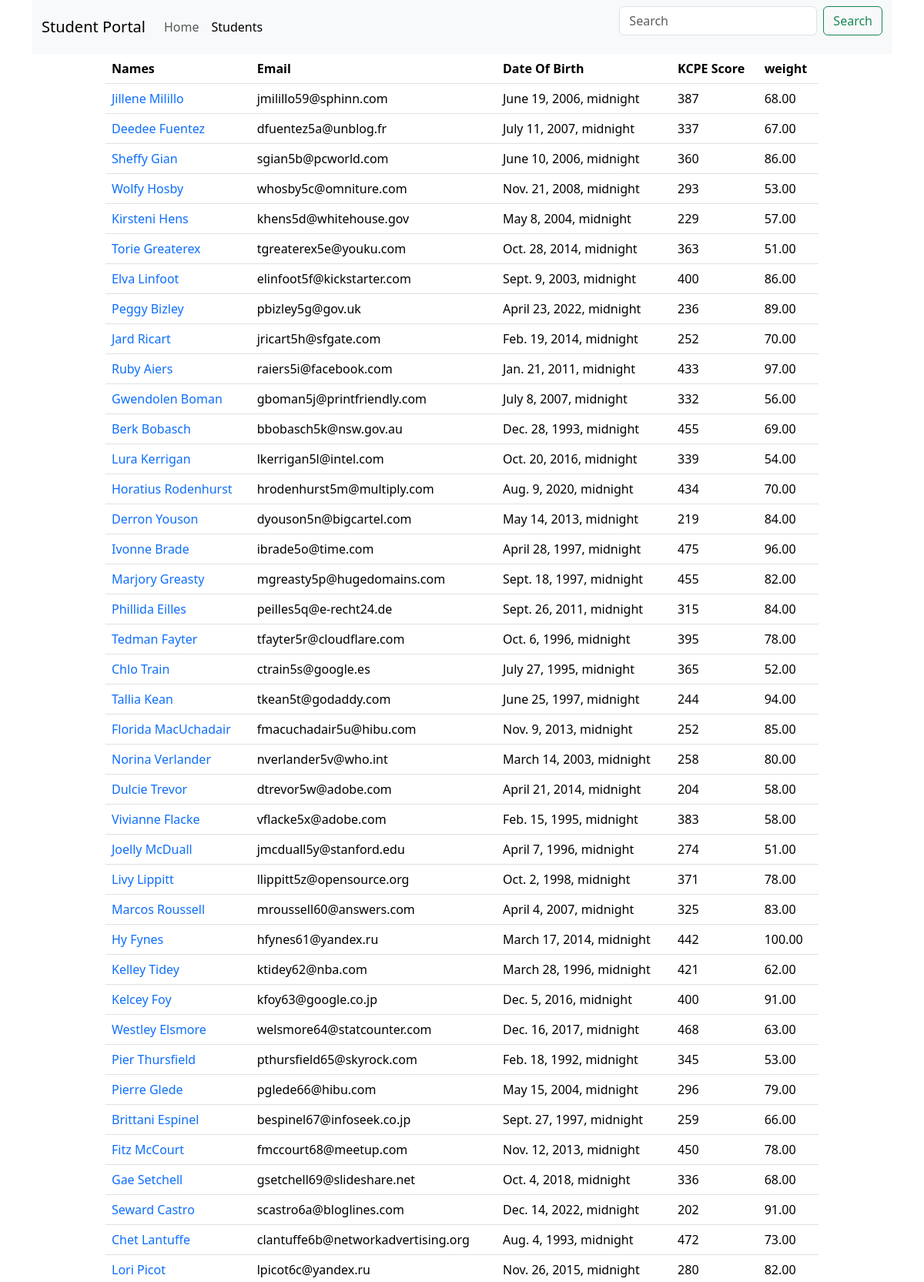
/show/?page=5 (signed in, upper part), run on the app's committed database.
### main_app/models.py (models this page shows, shortened)
class Student(models.Model):
    first_name = models.CharField(max_length=25)
    last_name = models.CharField(max_length=25)
    dob = models.DateTimeField()
    email = models.EmailField(unique=True)
    weight = models.DecimalField(max_digits=5, decimal_places=2)
    is_spoty = models.BooleanField(default=False)
    kcpe_score = models.IntegerField()
    profile_pic = models.ImageField(upload_to=generate_unique_name, null=True, default="students/student.png")
    created_at = models.DateTimeField(auto_now_add=True)
    updated_at = models.DateTimeField(auto_now=True)

### main_app/views.py (the view)
# urls.py: path('show/', views.show_students, name='show'),
@login_required  # decorators
def show_students(request):
    data = Student.objects.all()
    paginator = Paginator(data, 50)
    page_number = request.GET.get('page')
    data = paginator.get_page(page_number)
    return render(request, 'display.html', {'students': data})

### templates/display.html (shortened to what this page needs)
<div class="container">
   {% extends 'base.html' %}
{% load crispy_forms_filters %}
{% block content %}
    {% include 'navbar.html' %}
    <div class="row justify-content-center">
        <div class="col-sm-10">
            <table class="table">
                <thead>
                <tr>
                    <th>Names</th>
                    <th>Email</th>
                    <th>Date Of Birth</th>
                    <th>KCPE Score</th>
                    <th>weight</th>
                </tr>
                </thead>
                <tbody>
                {% for student in students %}
                    <tr>
                        <td><a href="{% url 'details' student.id %}" class="text-decoration-none">{{ student.first_name }} {{ student.last_name }}</a> </td>
                        <td>{{ student.email }}</td>
                        <td>{{  student.dob}}</td>
                        <td>{{ student.kcpe_score }}</td>
                        <td>{{ student.weight }}</td>
                    </tr>
                {% endfor %}
                </tbody>
            </table>
        </div>
    </div>
</div>
{% endblock %}

### data on the page
Student: first_name "Jillene", last_name "Milillo", email "jmilillo59@sphinn.com", dob "June 19, 2006, midnight", kcpe_score "387", weight "68.00"
Student: first_name "Deedee", last_name "Fuentez", email "dfuentez5a@unblog.fr", dob "July 11, 2007, midnight", kcpe_score "337", weight "67.00"
Student: first_name "Sheffy", last_name "Gian", email "sgian5b@pcworld.com", dob "June 10, 2006, midnight", kcpe_score "360", weight "86.00"
Student: first_name "Wolfy", last_name "Hosby", email "whosby5c@omniture.com", dob "Nov. 21, 2008, midnight", kcpe_score "293", weight "53.00"
Student: first_name "Kirsteni", last_name "Hens", email "khens5d@whitehouse.gov", dob "May 8, 2004, midnight", kcpe_score "229", weight "57.00"
Student: first_name "Torie", last_name "Greaterex", email "tgreaterex5e@youku.com", dob "Oct. 28, 2014, midnight", kcpe_score "363", weight "51.00"
Student: first_name "Elva", last_name "Linfoot", email "elinfoot5f@kickstarter.com", dob "Sept. 9, 2003, midnight", kcpe_score "400", weight "86.00"
Student: first_name "Peggy", last_name "Bizley", email "pbizley5g@gov.uk", dob "April 23, 2022, midnight", kcpe_score "236", weight "89.00"
Student: first_name "Jard", last_name "Ricart", email "jricart5h@sfgate.com", dob "Feb. 19, 2014, midnight", kcpe_score "252", weight "70.00"
Student: first_name "Ruby", last_name "Aiers", email "raiers5i@facebook.com", dob "Jan. 21, 2011, midnight", kcpe_score "433", weight "97.00"
Student: first_name "Gwendolen", last_name "Boman", email "gboman5j@printfriendly.com", dob "July 8, 2007, midnight", kcpe_score "332", weight "56.00"
Student: first_name "Berk", last_name "Bobasch", email "bbobasch5k@nsw.gov.au", dob "Dec. 28, 1993, midnight", kcpe_score "455", weight "69.00"
Student: first_name "Lura", last_name "Kerrigan", email "lkerrigan5l@intel.com", dob "Oct. 20, 2016, midnight", kcpe_score "339", weight "54.00"
Student: first_name "Horatius", last_name "Rodenhurst", email "hrodenhurst5m@multiply.com", dob "Aug. 9, 2020, midnight", kcpe_score "434", weight "70.00"
Student: first_name "Derron", last_name "Youson", email "dyouson5n@bigcartel.com", dob "May 14, 2013, midnight", kcpe_score "219", weight "84.00"
Student: first_name "Ivonne", last_name "Brade", email "ibrade5o@time.com", dob "April 28, 1997, midnight", kcpe_score "475", weight "96.00"
Student: first_name "Marjory", last_name "Greasty", email "mgreasty5p@hugedomains.com", dob "Sept. 18, 1997, midnight", kcpe_score "455", weight "82.00"
Student: first_name "Phillida", last_name "Eilles", email "peilles5q@e-recht24.de", dob "Sept. 26, 2011, midnight", kcpe_score "315", weight "84.00"
Student: first_name "Tedman", last_name "Fayter", email "tfayter5r@cloudflare.com", dob "Oct. 6, 1996, midnight", kcpe_score "395", weight "78.00"
Student: first_name "Chlo", last_name "Train", email "ctrain5s@google.es", dob "July 27, 1995, midnight", kcpe_score "365", weight "52.00"
Student: first_name "Tallia", last_name "Kean", email "tkean5t@godaddy.com", dob "June 25, 1997, midnight", kcpe_score "244", weight "94.00"
Student: first_name "Florida", last_name "MacUchadair", email "fmacuchadair5u@hibu.com", dob "Nov. 9, 2013, midnight", kcpe_score "252", weight "85.00"
Student: first_name "Norina", last_name "Verlander", email "nverlander5v@who.int", dob "March 14, 2003, midnight", kcpe_score "258", weight "80.00"
Student: first_name "Dulcie", last_name "Trevor", email "dtrevor5w@adobe.com", dob "April 21, 2014, midnight", kcpe_score "204", weight "58.00"
Student: first_name "Vivianne", last_name "Flacke", email "vflacke5x@adobe.com", dob "Feb. 15, 1995, midnight", kcpe_score "383", weight "58.00"
Student: first_name "Joelly", last_name "McDuall", email "jmcduall5y@stanford.edu", dob "April 7, 1996, midnight", kcpe_score "274", weight "51.00"
Student: first_name "Livy", last_name "Lippitt", email "llippitt5z@opensource.org", dob "Oct. 2, 1998, midnight", kcpe_score "371", weight "78.00"
Student: first_name "Marcos", last_name "Roussell", email "mroussell60@answers.com", dob "April 4, 2007, midnight", kcpe_score "325", weight "83.00"
Student: first_name "Hy", last_name "Fynes", email "hfynes61@yandex.ru", dob "March 17, 2014, midnight", kcpe_score "442", weight "100.00"
Student: first_name "Kelley", last_name "Tidey", email "ktidey62@nba.com", dob "March 28, 1996, midnight", kcpe_score "421", weight "62.00"
Student: first_name "Kelcey", last_name "Foy", email "kfoy63@google.co.jp", dob "Dec. 5, 2016, midnight", kcpe_score "400", weight "91.00"
Student: first_name "Westley", last_name "Elsmore", email "welsmore64@statcounter.com", dob "Dec. 16, 2017, midnight", kcpe_score "468", weight "63.00"
Student: first_name "Pier", last_name "Thursfield", email "pthursfield65@skyrock.com", dob "Feb. 18, 1992, midnight", kcpe_score "345", weight "53.00"
Student: first_name "Pierre", last_name "Glede", email "pglede66@hibu.com", dob "May 15, 2004, midnight", kcpe_score "296", weight "79.00"
Student: first_name "Brittani", last_name "Espinel", email "bespinel67@infoseek.co.jp", dob "Sept. 27, 1997, midnight", kcpe_score "259", weight "66.00"
Student: first_name "Fitz", last_name "McCourt", email "fmccourt68@meetup.com", dob "Nov. 12, 2013, midnight", kcpe_score "450", weight "78.00"
Student: first_name "Gae", last_name "Setchell", email "gsetchell69@slideshare.net", dob "Oct. 4, 2018, midnight", kcpe_score "336", weight "68.00"
Student: first_name "Seward", last_name "Castro", email "scastro6a@bloglines.com", dob "Dec. 14, 2022, midnight", kcpe_score "202", weight "91.00"
Student: first_name "Chet", last_name "Lantuffe", email "clantuffe6b@networkadvertising.org", dob "Aug. 4, 1993, midnight", kcpe_score "472", weight "73.00"
Student: first_name "Lori", last_name "Picot", email "lpicot6c@yandex.ru", dob "Nov. 26, 2015, midnight", kcpe_score "280", weight "82.00"
